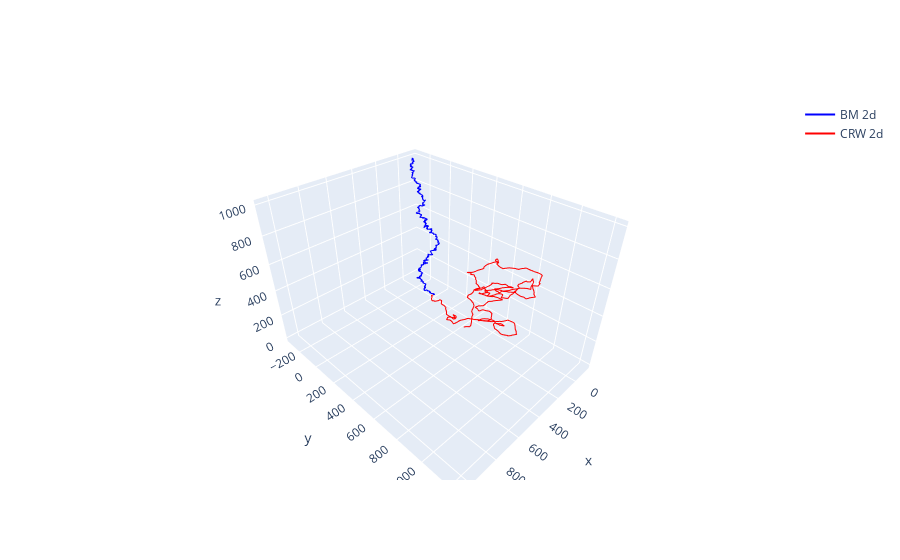

Write notebook code for a chart like this one.
### Code cell
# Show trajectories
# Init figure
fig_3d = go.Figure()

# Plot trajectory in 3-D space
fig_3d.add_trace(
    go.Scatter3d(x = BM_2d_df_6.x_pos,
                 y = BM_2d_df_6.y_pos,
                 z = BM_2d_df_6.index,
                 marker = dict(size=2),
                 line = dict(color='blue', width=2),
                 mode = 'lines',
                 name = 'BM 2d',
                 showlegend = True))


fig_3d.add_trace(
    go.Scatter3d(x = CRW_2d_df_9.x_pos,
                 y = CRW_2d_df_9.y_pos,
                 z = CRW_2d_df_9.index,
                 marker = dict(size=2),
                 line = dict(color='red', width=2),
                 mode = 'lines',
                 name = 'CRW 2d',
                 showlegend = True))

fig_3d.show()

### Figure 1 — Plotly figure (JSON) as saved in the notebook; plotly's stock layout.template omitted (floating-point values rounded to 4 significant figures; data arrays with more than 128 entries replaced by an {"elided": "..."} marker saying what was removed)
{"data": [{"line": {"color": "blue", "width": 2}, "marker": {"size": 2}, "mode": "lines", "name": "BM 2d", "showlegend": true, "type": "scatter3d", "x": {"elided": "1000 float values"}, "y": {"elided": "1000 float values"}, "z": {"elided": "1000 int values"}}, {"line": {"color": "red", "width": 2}, "marker": {"size": 2}, "mode": "lines", "name": "CRW 2d", "showlegend": true, "type": "scatter3d", "x": {"elided": "1000 float values"}, "y": {"elided": "1000 float values"}, "z": {"elided": "1000 int values"}}], "layout": {}}
